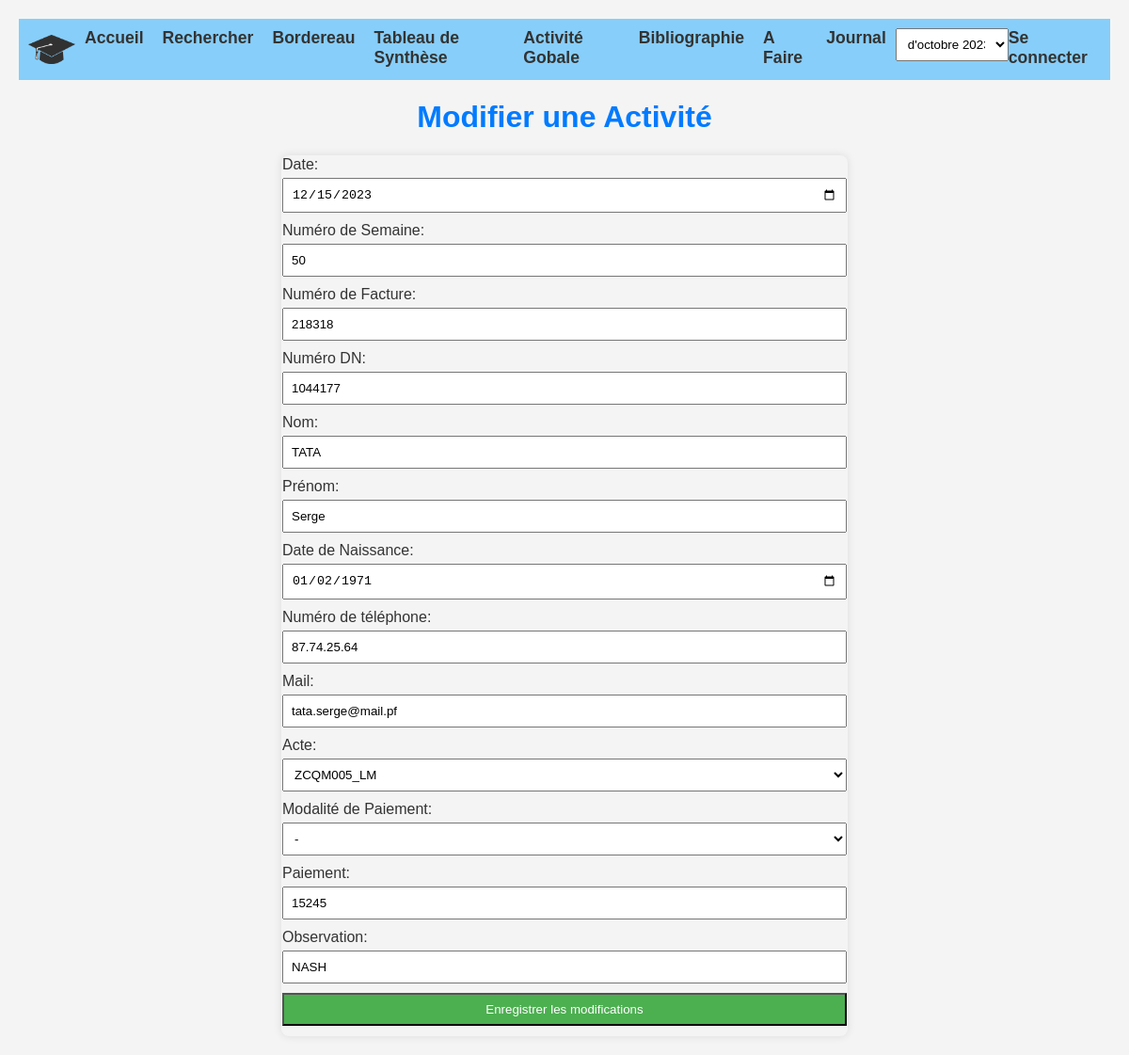
Page /modifier/248 on the committed database.
### app.py (models this page shows)
class Activite(db.Model):
    id = db.Column(db.Integer, primary_key=True)
    date = db.Column(db.Date, nullable=False)
    numero_semaine = db.Column(db.Integer)
    numero_facture = db.Column(db.Integer, nullable=False)
    dn = db.Column(db.Integer, nullable=False)
    nom = db.Column(db.String(50), nullable=False)
    prenom = db.Column(db.String(50), nullable=False)
    date_naissance = db.Column(db.Date, nullable=False)
    numero_telephone = db.Column(db.String(20), nullable=True)
    mail = db.Column(db.String(30), nullable=True)
    acte = db.Column(db.String(100), nullable=False)
    modalite_paiement = db.Column(db.String(50), nullable=False)
    paiement = db.Column(db.Integer, nullable=False)
    observation = db.Column(db.String(255))
    paiement_cps = db.Column(db.Integer, nullable=False)

### app.py (the view, shortened to what this page needs)
@app.route('/modifier/<int:id>', methods=['GET', 'POST'])
def modifier(id):
    activite = Activite.query.get(id)
    return render_template('modifier.html', activite=activite)

### templates/modifier.html (shortened to what this page needs)
{% extends "base.html" %}
{% block content %}
<!DOCTYPE html>
<html lang="en">
<head>
</head>
<body>
    <h1 class="center-text">Modifier une Activité</h1>
    <form method="POST" action="{{ url_for('modifier', id=activite.id) }}">
        <label for="date">Date:</label>
        <input type="date" id="date" name="date" value="{{ activite.date }}" required>
        <br>
        <label for="numero_semaine">Numéro de Semaine:</label>
        <input type="text" id="numero_semaine" name="numero_semaine" value="{{ activite.numero_semaine }}" required>
        <br>
        <label for="numero_facture">Numéro de Facture:</label>
        <input type="text" id="numero_facture" name="numero_facture" value="{{ activite.numero_facture }}">
        <br>
        <label for="dn">Numéro DN:</label>
        <input type="text" id="dn" name="dn" value="{{ activite.dn }}" required>
        <br>
        <label for="nom">Nom:</label>
        <input type="text" id="nom" name="nom" value="{{ activite.nom }}" required>
        <br>
        <label for="prenom">Prénom:</label>
        <input type="text" id="prenom" name="prenom" value="{{ activite.prenom }}" required>
        <br>
        <label for="date_naissance">Date de Naissance:</label>
        <input type="date" id="date_naissance" name="date_naissance" value="{{ activite.date_naissance }}" required>
        <br>
        <label for="numero_telephone">Numéro de téléphone:</label>
        <input type="text" id="numero_telephone" name="numero_telephone" value="{{ activite.numero_telephone }}" required>
        <br>
        <label for="mail">Mail:</label>
        <input type="text" id="mail" name="mail" value="{{ activite.mail }}" required>
        <br>
        <label for="acte">Acte:</label>
        <select id="acte" name="acte" required>
        <option value="ZCQM005_LM" {{ 'selected' if activite.acte == 'ZCQM005_LM' }}>ZCQM005_LM</option>
        </select>
        <br>
        <label for="modalite_paiement">Modalité de Paiement:</label>
        <select id="modalite_paiement" name="modalite_paiement" required>
        <option value="-" {{ 'selected' if activite.acte == '-' }}>-</option>
        </select>
        <br>
        <label for="paiement">Paiement:</label>
        <input type="text" id="paiement" name="paiement" value="{{ activite.paiement }}">
        <br>
        <label for="observation">Observation:</label>
        <input type="text" id="observation" name="observation" value="{{ activite.observation }}">
        <br>
        <input type="submit" value="Enregistrer les modifications">
    </form>
</body>
</html>
{% endblock %}

### static/css/style.css (style rules this page uses)
body { background-color:aliceblue; margin: 0; }

### templates/modifier.html (style rules this page uses)
.center-text { text-align: center; }
body { font-family: Arial, sans-serif; background-color: #f4f4f4; color: #333; margin: 20px; }
h1 { color: #007BFF; }
form { max-width: 600px; margin: auto; background-color: #f4f4f4; padding: 1px; border-radius: 8px; box-shadow: 0 0 10px rgba(0, 0, 0, 0.1); }
label { display: block; margin-bottom: 5px; }
input, select { width: 100%; padding: 8px; margin-bottom: 10px; box-sizing: border-box; }
input[type="submit"] { background-color: #4CAF50; color: white; cursor: pointer; }

### rows in the picture
Activite: date "12/15/2023", numero_semaine "50", numero_facture "218318", dn "1044177", nom "TATA", prenom "Serge", date_naissance "01/02/1971", numero_telephone "87.74.25.64", mail "tata.serge@mail.pf", paiement "15245", observation "NASH"
